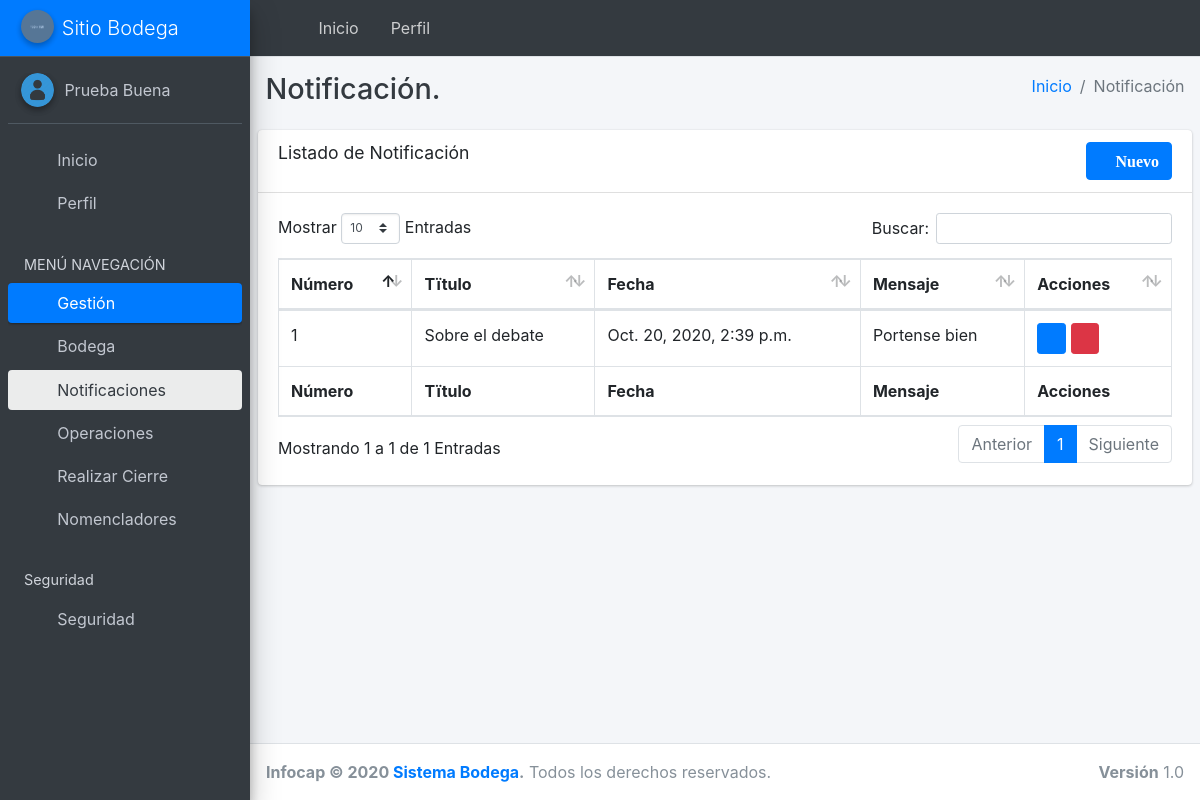
Page /notificacion/list (signed in) on the earlier database version.
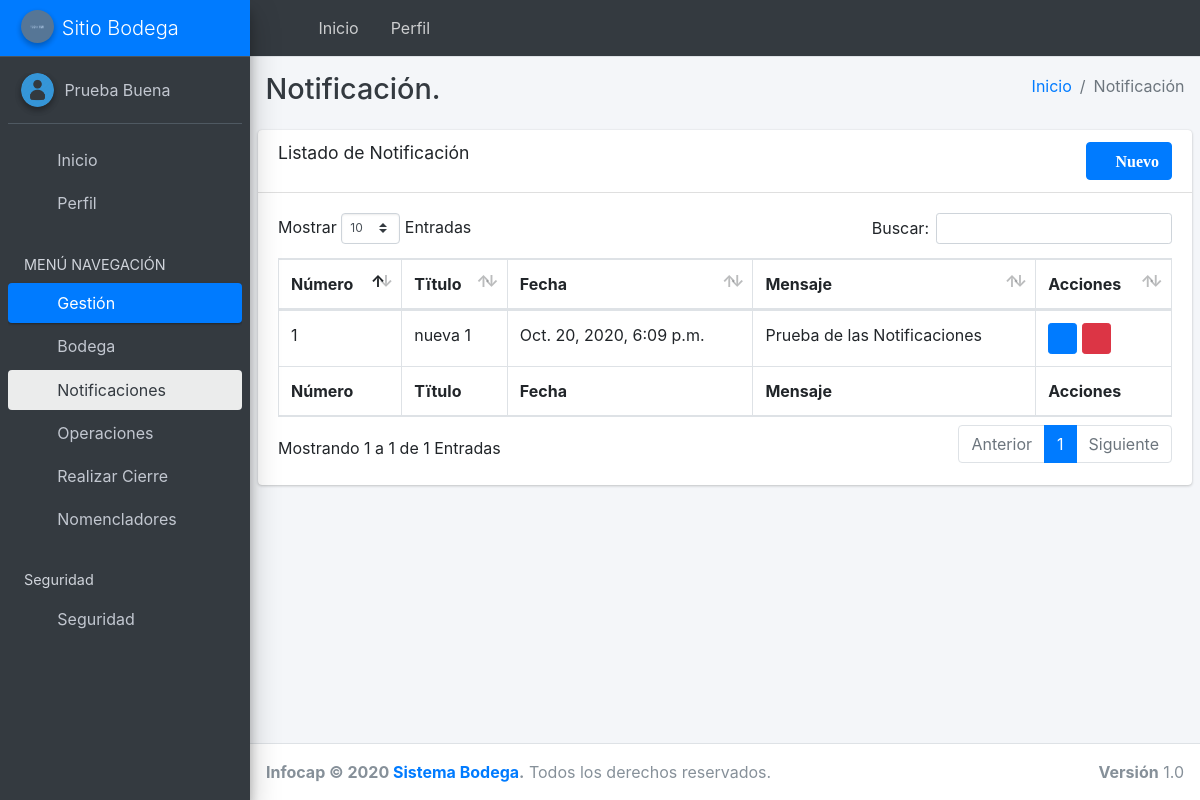
Same page on the later database version.
### BodegaApp/models.py (models this page shows, shortened)
class Notificacion_general(models.Model):
    created_at = models.DateTimeField(auto_now_add=True)
    updated_at = models.DateTimeField(auto_now=True)
    uui = models.UUIDField(default=uuid.uuid4, editable=False)
    titulo = models.CharField(max_length=100, verbose_name="Título")
    fecha = models.DateTimeField( verbose_name="Fecha", auto_now=True)
    mensaje = models.TextField(max_length=250, verbose_name="Mensaje")
    class Meta:
        verbose_name_plural = "Notificaciones"

### BodegaApp/views.py (the view)
# urls.py: path('notificacion/list', login_required(views.backend_noti_listar),
@permission_required('BodegaApp.add_provincia')
def backend_noti_listar(request):
    notificacion = models.Notificacion_general.objects.all()
    return render(request, 'backend/notificacion.html', {'notificacion': notificacion})

### templates/backend/notificacion.html (shortened to what the changed rows need)
{% extends 'index.html' %}
{% block wrapper %}
    <div class="content-header">
        <div class="container-fluid">
            <div class="row mb-2">
                <div class="col-sm-6">
                    <h1 class="m-0 text-dark">Notificación.</h1>
                </div>
            </div>
        </div>
    </div>
{% endblock %}
{% block content %}
    <section class="content">
        <div class="row">
            <div class="col-12">
                <div class="card">
                    <div class="card-body">
                        <table id="example1" class="table table-bordered table-hover">
                            <thead>
                            <tr>
                                <th>
                                    Número
                                </th>
                                <th>
                                    Tïtulo
                                </th>
                                <th>
                                    Fecha
                                </th>
                                <th>
                                    Mensaje
                                </th>
                                <th>
                                    Acciones
                                </th>
                            </tr>
                            </thead>
                            <tbody>
                            {% for u in notificacion %}
                                    <tr>
                                        <td>
                                            {{ forloop.counter }}
                                        </td>
                                        <td>
                                            {{ u.titulo }}
                                        </td>
                                        <td>
                                            {{ u.fecha }}
                                        </td>
                                        <td>
                                            {{ u.mensaje}}
                                        </td>
                                        <td>
                                <span class="input-group-sm">
                                <a href="{% url 'notificacion_update' u.pk %}"
                                   class="btn btn-sm btn-primary">
                                    <i class="fa fa-edit"></i>
                                </a>
                                <a href="{% url 'notificacion_delete' u.pk %}"
                                   class="btn btn-sm btn-danger">
                                    <i class="fa fa-trash"></i>
                                </a>
                                </span>
                                        </td>
                                    </tr>
                            {% endfor %}
                            </tbody>
                            <tfoot>
                            <tr>
                                <th>
                                    Número
                                </th>
                                <th>
                                    Tïtulo
                                </th>
                                <th>
                                    Fecha
                                </th>
                                <th>
                                    Mensaje
                                </th>
                                <th>
                                    Acciones
                                </th>
                            </tr>
                            </tfoot>
                        </table>
                    </div>
                </div>
            </div>
        </div>
    </section>
{% endblock %}

Differences in the rows shown:
removed Notificacion_general: titulo "Sobre el debate", fecha "Oct. 20, 2020, 2:39 p.m.", mensaje "Portense bien"
added Notificacion_general: titulo "nueva 1", fecha "Oct. 20, 2020, 6:09 p.m.", mensaje "Prueba de las Notificaciones"
